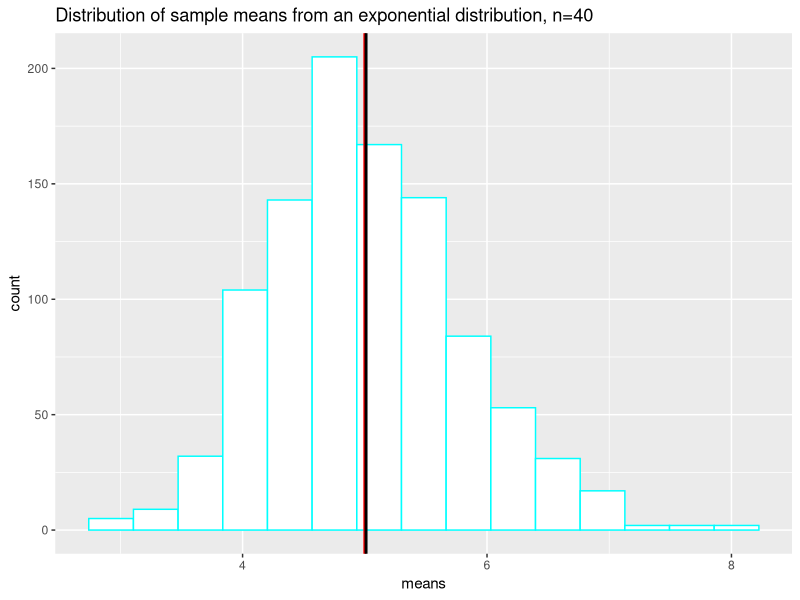
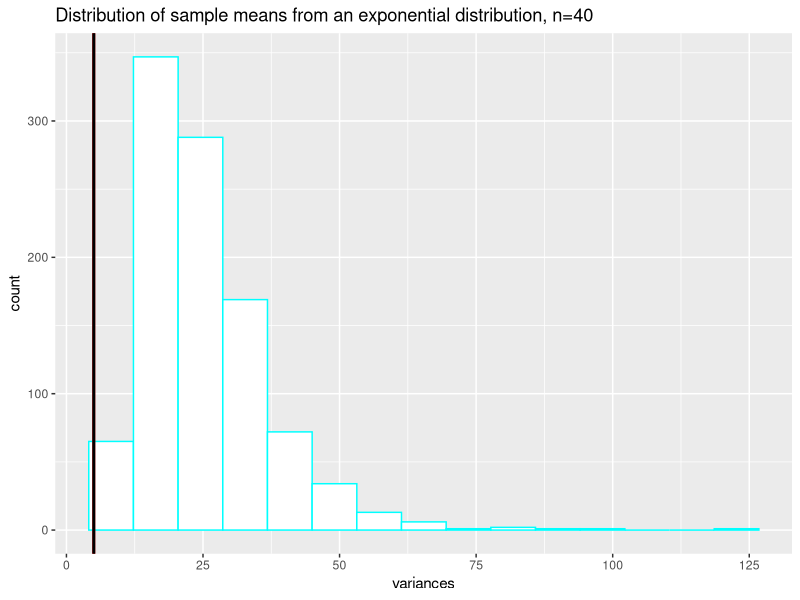

Reproduce these figures in R, in order. (Note: this script raises an error after producing the figures.)
## ---- chunk 1
library(ggplot2)
library(dplyr)
## ---- chunk 2
lambda <- 0.2
nsim <- 1000
n <- 40
## ---- chunk 3
m <- matrix(rexp(nsim * n, lambda), nsim, n)
dim(m)
## ---- chunk 4
means <- apply(m, 1, mean)
head(means)
## ---- chunk 5
sample_mean_of_means <- mean(means)
sample_mean_of_means
## ---- chunk 6
dist_mean <- 1/lambda
dist_mean
## ---- chunk 7
ggplot(data_frame(m = means), aes(means)) + geom_histogram(bins = 15, color = 'cyan', fill = 'white') + 
  geom_vline(xintercept = dist_mean, color = 'red', size = 1) +  
  geom_vline(xintercept = sample_mean_of_means, color = 'black', size = 1) +
  ggtitle('Distribution of sample means from an exponential distribution, n=40')
## ---- chunk 8
paste0('Mean of exponential distribution is: ', dist_mean, '. Mean of sample means is: ', sample_mean_of_means)
## ---- chunk 9
variances <- apply(m, 1, var)
head(variances)
## ---- chunk 10
ggplot(data_frame(m = variances), aes(variances)) + geom_histogram(bins = 15, color = 'cyan', fill = 'white') + 
  geom_vline(xintercept = dist_mean, color = 'red', size = 1) +  
  geom_vline(xintercept = sample_mean_of_means, color = 'black', size = 1) +
  ggtitle('Distribution of sample means from an exponential distribution, n=40')
## ---- chunk 11
dist_variance <- 1/lambda
variance_of_sample_means <- variance(means)
paste0('Variance of exponential distribution is: ', dist_variance, '. Variance of sample means is: ', variance_of_sample_means)
## ---- chunk 12
data("ToothGrowth")
head(ToothGrowth)
summary(ToothGrowth)
